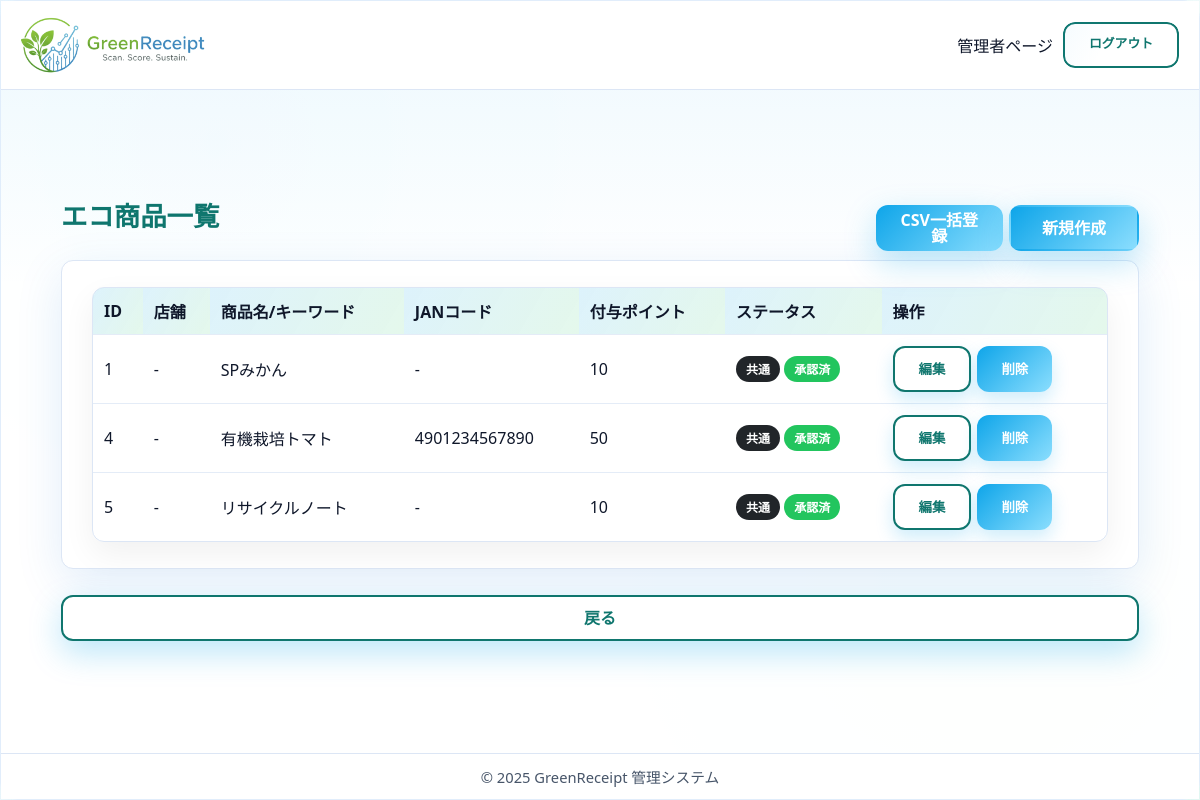
Page /staff/ecoproducts/ (signed in) on the committed database.
### core/models.py (models this page shows, shortened)
class EcoProduct(models.Model):
    name = models.CharField(
        max_length=255, unique=True, verbose_name='エコ商品名/キーワード')
    jan_code = models.CharField(
        max_length=13, blank=True, null=True, unique=True, verbose_name='JANコード',
        validators=[RegexValidator(r'^\d+$', 'JANコードは数字のみ入力してください。')]
        )
    points = models.IntegerField(default=10, verbose_name='付与ポイント', validators=[MinValueValidator(1)])
    store = models.ForeignKey(Store, on_delete=models.CASCADE, null=True, blank=True, verbose_name='店舗')
    remarks = models.TextField(blank=True, verbose_name='備考')
    is_common = models.BooleanField(default=False, verbose_name='共通商品')
    STATUS_CHOICES = [
        ('pending', '申請中'),
        ('approved', '承認済み'),
        ('rejected', '却下'),
    ]
    status = models.CharField(
        max_length=20, choices=STATUS_CHOICES, default='approved', verbose_name='ステータス')
    rejection_reason = models.TextField(blank=True, verbose_name='却下理由')
    updated_at = models.DateTimeField(auto_now=True, verbose_name='更新日時')
    class Meta:
        verbose_name = 'エコ商品'
        verbose_name_plural = 'エコ商品'

### core/views.py (the view)
# urls.py: path("staff/ecoproducts/", views.EcoProductListView.as_view(), name="ecoproduct_list"),
@method_decorator(staff_member_required, name='dispatch')
class EcoProductListView(ListView):
    model = EcoProduct
    template_name = 'admin/ecoproduct_list.html'
    context_object_name = 'ecoproducts'
    def get_queryset(self):
        queryset = super().get_queryset()
        user = self.request.user
        if user.role == 'store' and user.store:
            return queryset.filter(
                (models.Q(is_common=True) | models.Q(store=user.store)) & ~models.Q(status='rejected')
            )
        return queryset.exclude(status='rejected')

### core/templates/admin/ecoproduct_list.html (shortened to what this page needs)
{% extends 'admin/admin_base.html' %}
{% block content %}
  <div class="container-fluid dashboard-section mt-4 px-4">
    <div class="d-flex justify-content-between align-items-center mb-3">
      <h1>エコ商品一覧</h1>
      <div class="d-flex gap-2">
        {% if user.role == 'admin' or user.role == 'system' or user.is_superuser %}
          <a href="{% url 'core:ecoproduct_import' %}" class="btn btn-success me-2"> CSV一括登録</a>
          <a href="{% url 'core:ecoproduct_create' %}" class="btn btn-primary">新規作成</a>
        {% endif %}
      </div>
    </div>
    <div class="card shadow-sm">
      <div class="card-body">
        {% if ecoproducts %}
        <div class="table-responsive">
          <table class="table table-hover">
            <thead>
              <tr>
                <th>ID</th>
                <th>店舗</th>
                <th>商品名/キーワード</th>
                <th>JANコード</th>
                <th>付与ポイント</th>
                <th>ステータス</th>
                <th>操作</th>
              </tr>
            </thead>
            <tbody>
              {% for product in ecoproducts %}
              <tr>
                <td>{{ product.pk }}</td>
                <td>{{ product.store.store_name|default:"-" }}</td>
                <td>{{ product.name }}</td>
                <td>{{ product.jan_code|default:"-" }}</td>
                <td>{{ product.points }}</td>
                <td>
                    {% if product.is_common %}
                        <span class="badge bg-dark" style="background-color: #212529 !important; color: white !important;">共通</span>
                    {% endif %}
                    {% if product.status == 'approved' %}
                        <span class="badge bg-success">承認済</span>
                    {% elif product.status == 'rejected' %}
                        <span class="badge bg-danger">却下</span>
                    {% else %}
                        <span class="badge bg-warning text-dark">申請中</span>
                    {% endif %}
                </td>
                <td>
                  <div class="d-flex gap-2">
                    {% if user.role != 'store' %}
                        <a href="{% url 'core:ecoproduct_update' product.pk %}" class="btn btn-secondary btn-sm">編集</a>
                        <a href="{% url 'core:ecoproduct_delete' product.pk %}" class="btn btn-danger btn-sm">削除</a>
                    {% endif %}
                  </div>
                </td>
              </tr>
              {% endfor %}
            </tbody>
          </table>
        </div>
        {% else %}
        <p class="text-muted text-center py-4">エコ商品はまだ登録されていません。</p>
        {% endif %}
      </div>
    </div>
    <div class="mt-3">
        <a href="{% url 'core:staff_index' %}" class="btn btn-secondary">戻る</a>
    </div>
  </div>
{% endblock %}

### core/static/css/style.css (style rules this page uses)
:root { --bg-1: #f3f9ff; --bg-2: #f2fff8; --panel: rgba(255, 255, 255, 0.9); --panel-strong: rgba(255, 255, 255, 0.96); --border: rgba(9, 109, 217, 0.12); --shadow: 0 14px 48px rgba(9, 109, 217, 0.12); --shadow-strong: 0 22px 60px rgba(9, 109, 217, 0.18); --text: #0f172a; --muted: #475569; --accent: #79ca69; --accent-2: #0f766e; --success: #22c55e; --danger: #ef4444; --radius-lg: 18px; --radius-md: 12px; --radius-sm: 10px; }
* { box-sizing: border-box; margin: 0; padding: 0; }
html, body { height: 100%; width: 100%; overflow-x: hidden; }
body { font-family: "Poppins", "Segoe UI", "\u30E1\u30A4\u30EA\u30AA", "Hiragino Kaku Gothic ProN", sans-serif; text-align: center; min-height: 100vh; margin: 0; padding-top: 0; color: var(--text); background: radial-gradient(circle at 12% 18%, rgba(14, 165, 233, 0.16), transparent 32%), radial-gradient(circle at 80% 8%, rgba(34, 197, 94, 0.12), transparent 28%), radial-gradient(circle at 76% 72%, rgba(14, 165, 233, 0.12), transparent 32%), linear-gradient(135deg, var(--bg-1), var(--bg-2)); -webkit-font-smoothing: antialiased; -moz-osx-font-smoothing: grayscale; }
button, .btn { display: inline-block; background: linear-gradient(135deg, var(--accent), #8bdefe); color: #fff; border: none; border-radius: 14px; font-weight: 700; cursor: pointer; transition: transform 0.25s ease, box-shadow 0.25s ease, filter 0.2s ease; font-size: 1rem; box-shadow: 0 12px 32px rgba(14, 165, 233, 0.28); }
.btn { width: 100%; padding: 13px; border-radius: 14px; text-decoration: none; }
.btn-sm { padding: 6px 12px; font-size: 0.84em; width: auto; box-shadow: 0 8px 18px rgba(14, 165, 233, 0.2); }
:root { --nav-h: 100px; }
.btn-secondary { display: inline-block; background: #fff; border: 2px solid var(--accent-2); color: var(--accent-2); border-radius: 10px; padding: 9px 20px; margin-top: 20px; text-decoration: none; transition: all 0.25s ease; }

### rows in the picture
EcoProduct: pk "1", store.store_name "-", name "SPみかん", jan_code "-", points "10", is_common "共通", status "承認済"
EcoProduct: pk "4", store.store_name "-", name "有機栽培トマト", jan_code "4901234567890", points "50", is_common "共通", status "承認済"
EcoProduct: pk "5", store.store_name "-", name "リサイクルノート", jan_code "-", points "10", is_common "共通", status "承認済"
